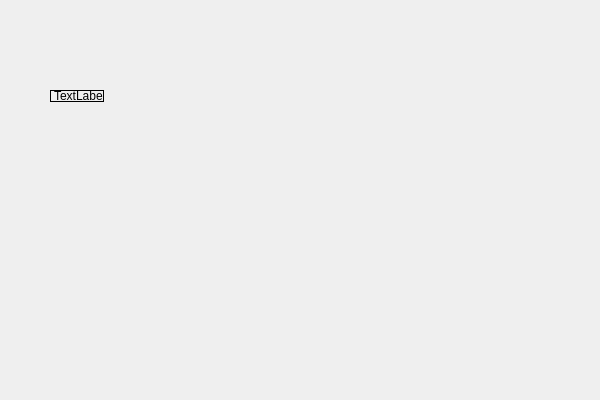
<?xml version="1.0" encoding="UTF-8"?>
<ui version="4.0">
 <class>gameClass</class>
 <widget class="QMainWindow" name="gameClass">
  <property name="geometry">
   <rect>
    <x>0</x>
    <y>0</y>
    <width>600</width>
    <height>400</height>
   </rect>
  </property>
  <property name="windowTitle">
   <string>game</string>
  </property>
  <widget class="QWidget" name="centralWidget">
   <widget class="QLabel" name="mainLab">
    <property name="geometry">
     <rect>
      <x>50</x>
      <y>90</y>
      <width>54</width>
      <height>12</height>
     </rect>
    </property>
    <property name="frameShape">
     <enum>QFrame::Box</enum>
    </property>
    <property name="text">
     <string>TextLabel</string>
    </property>
   </widget>
  </widget>
 </widget>
 <layoutdefault spacing="6" margin="11"/>
 <resources>
  <include location="game.qrc"/>
 </resources>
 <connections/>
</ui>
